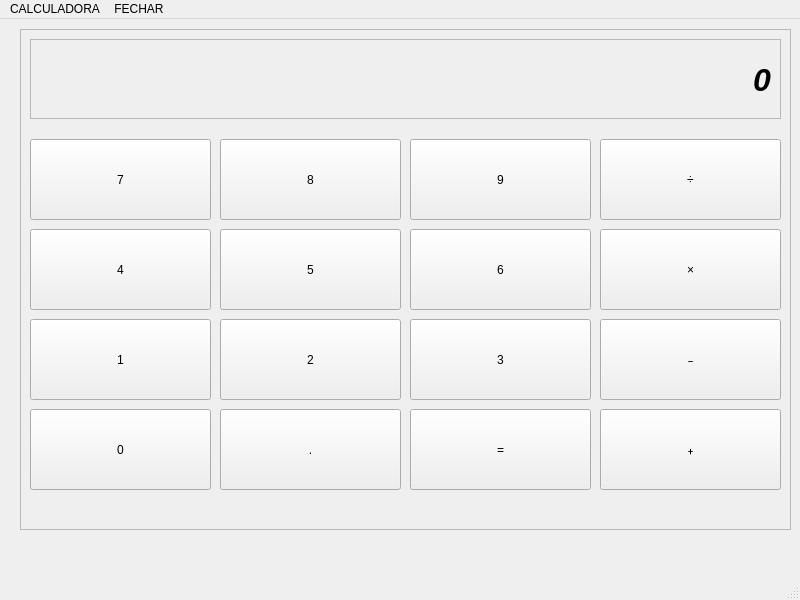
<?xml version="1.0" encoding="UTF-8"?>
<ui version="4.0">
 <class>MainWindow</class>
 <widget class="QMainWindow" name="MainWindow">
  <property name="geometry">
   <rect>
    <x>0</x>
    <y>0</y>
    <width>800</width>
    <height>600</height>
   </rect>
  </property>
  <property name="windowTitle">
   <string>MainWindow</string>
  </property>
  <widget class="QWidget" name="centralwidget">
   <widget class="QFrame" name="frame">
    <property name="geometry">
     <rect>
      <x>20</x>
      <y>10</y>
      <width>771</width>
      <height>501</height>
     </rect>
    </property>
    <property name="frameShape">
     <enum>QFrame::StyledPanel</enum>
    </property>
    <property name="frameShadow">
     <enum>QFrame::Raised</enum>
    </property>
    <widget class="QPushButton" name="pushButton_01">
     <property name="geometry">
      <rect>
       <x>10</x>
       <y>290</y>
       <width>181</width>
       <height>81</height>
      </rect>
     </property>
     <property name="text">
      <string>1</string>
     </property>
    </widget>
    <widget class="QPushButton" name="pushButton_02">
     <property name="geometry">
      <rect>
       <x>200</x>
       <y>290</y>
       <width>181</width>
       <height>81</height>
      </rect>
     </property>
     <property name="text">
      <string>2</string>
     </property>
    </widget>
    <widget class="QPushButton" name="pushButton_03">
     <property name="geometry">
      <rect>
       <x>390</x>
       <y>290</y>
       <width>181</width>
       <height>81</height>
      </rect>
     </property>
     <property name="text">
      <string>3</string>
     </property>
    </widget>
    <widget class="QPushButton" name="pushButton_06">
     <property name="geometry">
      <rect>
       <x>390</x>
       <y>200</y>
       <width>181</width>
       <height>81</height>
      </rect>
     </property>
     <property name="text">
      <string>6</string>
     </property>
    </widget>
    <widget class="QPushButton" name="pushButton_04">
     <property name="geometry">
      <rect>
       <x>10</x>
       <y>200</y>
       <width>181</width>
       <height>81</height>
      </rect>
     </property>
     <property name="text">
      <string>4</string>
     </property>
    </widget>
    <widget class="QPushButton" name="pushButton_05">
     <property name="geometry">
      <rect>
       <x>200</x>
       <y>200</y>
       <width>181</width>
       <height>81</height>
      </rect>
     </property>
     <property name="text">
      <string>5</string>
     </property>
    </widget>
    <widget class="QPushButton" name="pushButton_07">
     <property name="geometry">
      <rect>
       <x>10</x>
       <y>110</y>
       <width>181</width>
       <height>81</height>
      </rect>
     </property>
     <property name="text">
      <string>7</string>
     </property>
    </widget>
    <widget class="QPushButton" name="pushButton_08">
     <property name="geometry">
      <rect>
       <x>200</x>
       <y>110</y>
       <width>181</width>
       <height>81</height>
      </rect>
     </property>
     <property name="text">
      <string>8</string>
     </property>
    </widget>
    <widget class="QPushButton" name="pushButton_09">
     <property name="geometry">
      <rect>
       <x>390</x>
       <y>110</y>
       <width>181</width>
       <height>81</height>
      </rect>
     </property>
     <property name="text">
      <string>9</string>
     </property>
     <property name="autoDefault">
      <bool>false</bool>
     </property>
     <property name="default">
      <bool>false</bool>
     </property>
     <property name="flat">
      <bool>false</bool>
     </property>
    </widget>
    <widget class="QPushButton" name="pushButton_sendResult">
     <property name="geometry">
      <rect>
       <x>390</x>
       <y>380</y>
       <width>181</width>
       <height>81</height>
      </rect>
     </property>
     <property name="text">
      <string>=</string>
     </property>
    </widget>
    <widget class="QPushButton" name="pushButton_00">
     <property name="geometry">
      <rect>
       <x>10</x>
       <y>380</y>
       <width>181</width>
       <height>81</height>
      </rect>
     </property>
     <property name="text">
      <string>0</string>
     </property>
    </widget>
    <widget class="QPushButton" name="pushButton_point">
     <property name="geometry">
      <rect>
       <x>200</x>
       <y>380</y>
       <width>181</width>
       <height>81</height>
      </rect>
     </property>
     <property name="text">
      <string>.</string>
     </property>
    </widget>
    <widget class="QPushButton" name="pushButton_less">
     <property name="geometry">
      <rect>
       <x>580</x>
       <y>290</y>
       <width>181</width>
       <height>81</height>
      </rect>
     </property>
     <property name="text">
      <string>﹣</string>
     </property>
    </widget>
    <widget class="QPushButton" name="pushButton_divided">
     <property name="geometry">
      <rect>
       <x>580</x>
       <y>110</y>
       <width>181</width>
       <height>81</height>
      </rect>
     </property>
     <property name="text">
      <string>÷</string>
     </property>
    </widget>
    <widget class="QPushButton" name="pushButton_times">
     <property name="geometry">
      <rect>
       <x>580</x>
       <y>200</y>
       <width>181</width>
       <height>81</height>
      </rect>
     </property>
     <property name="text">
      <string>×</string>
     </property>
    </widget>
    <widget class="QPushButton" name="pushButton_pluss">
     <property name="geometry">
      <rect>
       <x>580</x>
       <y>380</y>
       <width>181</width>
       <height>81</height>
      </rect>
     </property>
     <property name="text">
      <string>﹢</string>
     </property>
    </widget>
    <widget class="QFrame" name="result">
     <property name="geometry">
      <rect>
       <x>10</x>
       <y>10</y>
       <width>751</width>
       <height>80</height>
      </rect>
     </property>
     <property name="frameShape">
      <enum>QFrame::StyledPanel</enum>
     </property>
     <property name="frameShadow">
      <enum>QFrame::Raised</enum>
     </property>
     <widget class="QLabel" name="label">
      <property name="enabled">
       <bool>true</bool>
      </property>
      <property name="geometry">
       <rect>
        <x>20</x>
        <y>0</y>
        <width>721</width>
        <height>81</height>
       </rect>
      </property>
      <property name="minimumSize">
       <size>
        <width>721</width>
        <height>81</height>
       </size>
      </property>
      <property name="baseSize">
       <size>
        <width>10</width>
        <height>10</height>
       </size>
      </property>
      <property name="font">
       <font>
        <pointsize>24</pointsize>
        <weight>75</weight>
        <italic>true</italic>
        <bold>true</bold>
        <strikeout>false</strikeout>
       </font>
      </property>
      <property name="cursor">
       <cursorShape>ForbiddenCursor</cursorShape>
      </property>
      <property name="toolTipDuration">
       <number>1</number>
      </property>
      <property name="text">
       <string>0</string>
      </property>
      <property name="textFormat">
       <enum>Qt::PlainText</enum>
      </property>
      <property name="alignment">
       <set>Qt::AlignRight|Qt::AlignTrailing|Qt::AlignVCenter</set>
      </property>
      <property name="wordWrap">
       <bool>true</bool>
      </property>
      <property name="margin">
       <number>1</number>
      </property>
      <property name="openExternalLinks">
       <bool>false</bool>
      </property>
     </widget>
    </widget>
   </widget>
  </widget>
  <widget class="QStatusBar" name="statusbar"/>
  <widget class="QMenuBar" name="menubar">
   <property name="geometry">
    <rect>
     <x>0</x>
     <y>0</y>
     <width>800</width>
     <height>36</height>
    </rect>
   </property>
   <widget class="QMenu" name="menuCALCULADORA">
    <property name="title">
     <string>CALCULADORA</string>
    </property>
   </widget>
   <widget class="QMenu" name="menuFECHAR">
    <property name="enabled">
     <bool>true</bool>
    </property>
    <property name="title">
     <string>FECHAR</string>
    </property>
   </widget>
   <addaction name="menuCALCULADORA"/>
   <addaction name="menuFECHAR"/>
  </widget>
 </widget>
 <resources/>
 <connections/>
</ui>
